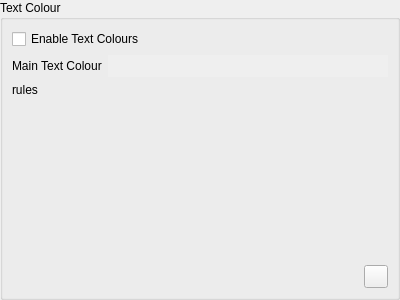
<?xml version="1.0" encoding="UTF-8"?>
<ui version="4.0">
 <class>TextColourSettingsWidget</class>
 <widget class="QWidget" name="TextColourSettingsWidget">
  <property name="geometry">
   <rect>
    <x>0</x>
    <y>0</y>
    <width>400</width>
    <height>300</height>
   </rect>
  </property>
  <property name="windowTitle">
   <string>Form</string>
  </property>
  <layout class="QVBoxLayout" name="verticalLayout">
   <property name="spacing">
    <number>0</number>
   </property>
   <property name="leftMargin">
    <number>0</number>
   </property>
   <property name="topMargin">
    <number>0</number>
   </property>
   <property name="rightMargin">
    <number>0</number>
   </property>
   <property name="bottomMargin">
    <number>0</number>
   </property>
   <item>
    <widget class="QGroupBox" name="timerTextColourGroupBox">
     <property name="title">
      <string>Text Colour</string>
     </property>
     <property name="checkable">
      <bool>false</bool>
     </property>
     <layout class="QVBoxLayout" name="verticalLayout_2">
      <item>
       <layout class="QHBoxLayout" name="horizontalLayout_2">
        <item>
         <widget class="QCheckBox" name="enableTextColourCheckBox">
          <property name="text">
           <string>Enable Text Colours</string>
          </property>
         </widget>
        </item>
        <item>
         <spacer name="horizontalSpacer">
          <property name="orientation">
           <enum>Qt::Horizontal</enum>
          </property>
          <property name="sizeHint" stdset="0">
           <size>
            <width>40</width>
            <height>20</height>
           </size>
          </property>
         </spacer>
        </item>
       </layout>
      </item>
      <item>
       <layout class="QHBoxLayout" name="mainColourVerticalLayout" stretch="0,1">
        <property name="bottomMargin">
         <number>0</number>
        </property>
        <item>
         <widget class="QLabel" name="mainColourLabel">
          <property name="text">
           <string>Main Text Colour</string>
          </property>
         </widget>
        </item>
        <item>
         <widget class="QPushButton" name="mainColourPushButton">
          <property name="autoFillBackground">
           <bool>true</bool>
          </property>
          <property name="text">
           <string/>
          </property>
          <property name="flat">
           <bool>true</bool>
          </property>
         </widget>
        </item>
       </layout>
      </item>
      <item>
       <widget class="QLabel" name="rulesLabel">
        <property name="text">
         <string>rules</string>
        </property>
       </widget>
      </item>
      <item>
       <layout class="QVBoxLayout" name="colourRulesVerticalLayout"/>
      </item>
      <item>
       <spacer name="verticalSpacer">
        <property name="orientation">
         <enum>Qt::Vertical</enum>
        </property>
        <property name="sizeType">
         <enum>QSizePolicy::MinimumExpanding</enum>
        </property>
        <property name="sizeHint" stdset="0">
         <size>
          <width>20</width>
          <height>5</height>
         </size>
        </property>
       </spacer>
      </item>
      <item>
       <layout class="QHBoxLayout" name="horizontalLayout">
        <item>
         <spacer name="horizontalSpacer_2">
          <property name="orientation">
           <enum>Qt::Horizontal</enum>
          </property>
          <property name="sizeHint" stdset="0">
           <size>
            <width>40</width>
            <height>20</height>
           </size>
          </property>
         </spacer>
        </item>
        <item>
         <widget class="QToolButton" name="addColourSettingToolButton">
          <property name="text">
           <string/>
          </property>
         </widget>
        </item>
       </layout>
      </item>
     </layout>
    </widget>
   </item>
  </layout>
 </widget>
 <resources/>
 <connections/>
</ui>
